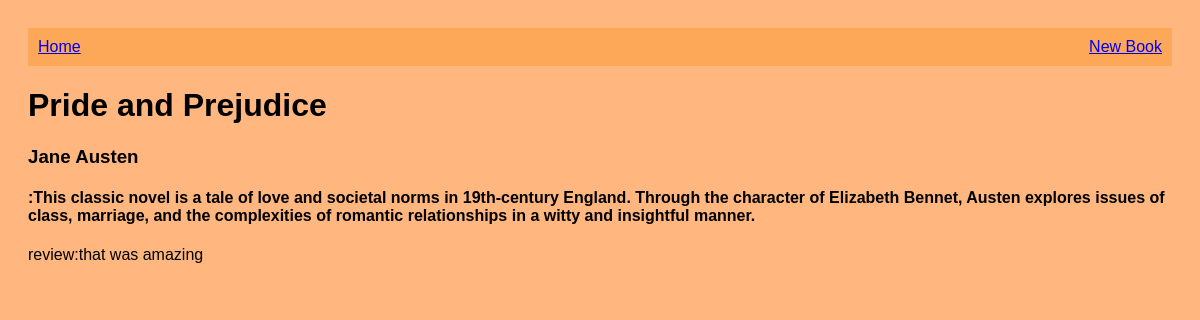
Page /books/1/ on the committed database.
### books/models.py (models this page shows, shortened)
class Review(models.Model):
    book= models.ForeignKey(Book , on_delete=models.CASCADE)
    review_text = models.TextField()
    rating = models.IntegerField(choices=[(i,i) for i in range(1 , 6)])

class Book(models.Model):
    title = models.CharField(max_length= 250)
    author = models.CharField(max_length= 250)
    description = models.TextField()

### books/views.py (the view)
# urls.py: path("<int:pk>/", BookDetailView.as_view(),name= 'book-detail'),
class BookDetailView(DetailView):
    model = Review
    template_name= 'book_details.html'
    context_object_name = 'review'

### books/templates/book_details.html
{% extends 'base.html' %}
{% block content %}
<h1>{{review.book.title}}</h1>
<h3>{{review.book.author}}</h3>
<h4>{{review.book.description}}</h4>
<p> review:{{ review.review_text }}</p>
{% endblock %}

### templates/base.html (shortened to what this page needs)
{% load static %}
<!DOCTYPE html>
<html>
    <head>
        <link rel= 'stylesheet' type='text/css' href="{% static 'style.css' %}">
    </head>
    <body>
        <nav class= 'navbar'>
        <a href="{% url 'home' %}">Home</a>
        <a href="{% url 'book-create' %}">New Book </a>
        </nav>
        {% block content %}{% endblock %}
    </body>
</html>

### static/style.css (style rules this page uses)
body { font-family: Arial, sans-serif; padding: 20px; background-color: rgb(255, 111, 0, 0.5); }
.navbar { background-color: rgb(251, 149, 32, 0.4); display: flex; justify-content: space-between; align-items: center; padding: 10px; color: rgb(21, 255, 0); }

### rows in the picture
Review: book "Pride and Prejudice", book.author "Jane Austen", book.description ":This classic novel is a tale of love and societal norms in 19th-century England. Through the character of Elizabeth Bennet, Austen explores issues of class, marriage, and the complexities of romantic relationships in a witty and insightful manner.", review_text "that was amazing"
